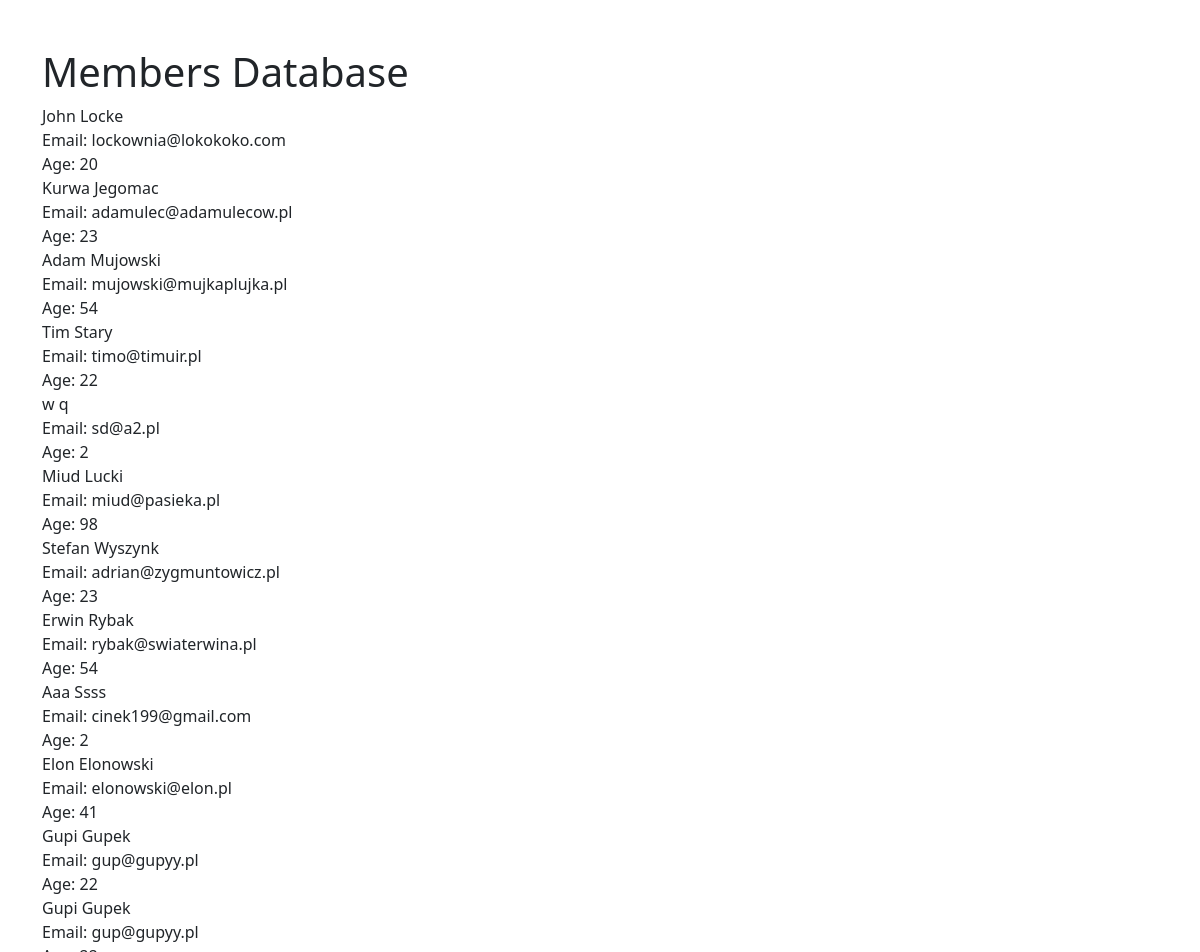
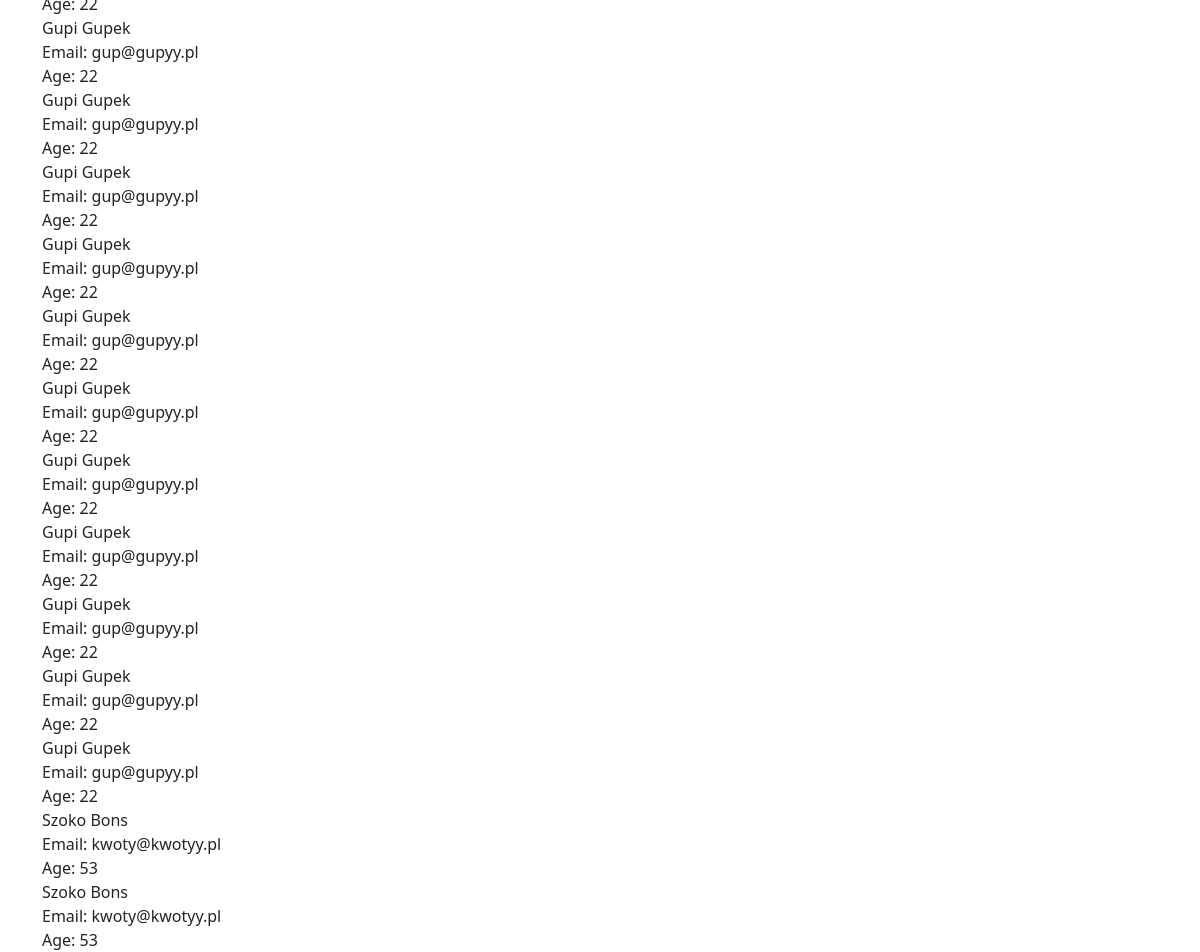
The page / on the database its author committed (2 pictures, top to bottom).
### website/models.py (models this page shows, shortened)
class Member(models.Model):
    fname = models.CharField(max_length=50)
    lname = models.CharField(max_length=100)
    email = models.EmailField(max_length=100)
    passwd = models.CharField(max_length=50)
    age = models.IntegerField()

### website/views.py (the view)
# urls.py: 2. Add a URL to urlpatterns:  path('', views.home, name='home')
def home(request):
    all_members = Member.objects.all
    return render(request, 'home.html', {'all':all_members})

### website/templates/home.html
{% extends 'base.html' %}
{% block content %}
    <h1>Members Database</h1>
    {% for item in all %}
        {{ item.fname }} {{ item.lname }}<br/>
        Email: {{ item.email }}<br/>
        Age: {{ item.age }}<br/>
    {% endfor %}
{% endblock %}

### website/templates/base.html (shortened to what this page needs)
<!doctype html>
<html lang="en">
  <head>
    <link href="https://cdn.jsdelivr.net/npm/bootstrap@5.3.2/dist/css/bootstrap.min.css" rel="stylesheet">
  </head>
  <body><br/><br/>
    <div class="container">
      {% block content %}
      {% endblock %}
    </div>
  </body>
</html>

### rows shown on the page
Member: fname "John", lname "Locke", email "lockownia@lokokoko.com", age "20"
Member: fname "Kurwa", lname "Jegomac", email "adamulec@adamulecow.pl", age "23"
Member: fname "Adam", lname "Mujowski", email "mujowski@mujkaplujka.pl", age "54"
Member: fname "Tim", lname "Stary", email "timo@timuir.pl", age "22"
Member: fname "w", lname "q", email "sd@a2.pl", age "2"
Member: fname "Miud", lname "Lucki", email "miud@pasieka.pl", age "98"
Member: fname "Stefan", lname "Wyszynk", email "adrian@zygmuntowicz.pl", age "23"
Member: fname "Erwin", lname "Rybak", email "rybak@swiaterwina.pl", age "54"
Member: fname "Aaa", lname "Ssss", email "cinek199@gmail.com", age "2"
Member: fname "Elon", lname "Elonowski", email "elonowski@elon.pl", age "41"
Member: fname "Gupi", lname "Gupek", email "gup@gupyy.pl", age "22"
Member: fname "Gupi", lname "Gupek", email "gup@gupyy.pl", age "22"
Member: fname "Gupi", lname "Gupek", email "gup@gupyy.pl", age "22"
Member: fname "Gupi", lname "Gupek", email "gup@gupyy.pl", age "22"
Member: fname "Gupi", lname "Gupek", email "gup@gupyy.pl", age "22"
Member: fname "Gupi", lname "Gupek", email "gup@gupyy.pl", age "22"
Member: fname "Gupi", lname "Gupek", email "gup@gupyy.pl", age "22"
Member: fname "Gupi", lname "Gupek", email "gup@gupyy.pl", age "22"
Member: fname "Gupi", lname "Gupek", email "gup@gupyy.pl", age "22"
Member: fname "Gupi", lname "Gupek", email "gup@gupyy.pl", age "22"
Member: fname "Gupi", lname "Gupek", email "gup@gupyy.pl", age "22"
Member: fname "Gupi", lname "Gupek", email "gup@gupyy.pl", age "22"
Member: fname "Gupi", lname "Gupek", email "gup@gupyy.pl", age "22"
Member: fname "Szoko", lname "Bons", email "kwoty@kwotyy.pl", age "53"
Member: fname "Szoko", lname "Bons", email "kwoty@kwotyy.pl", age "53"
